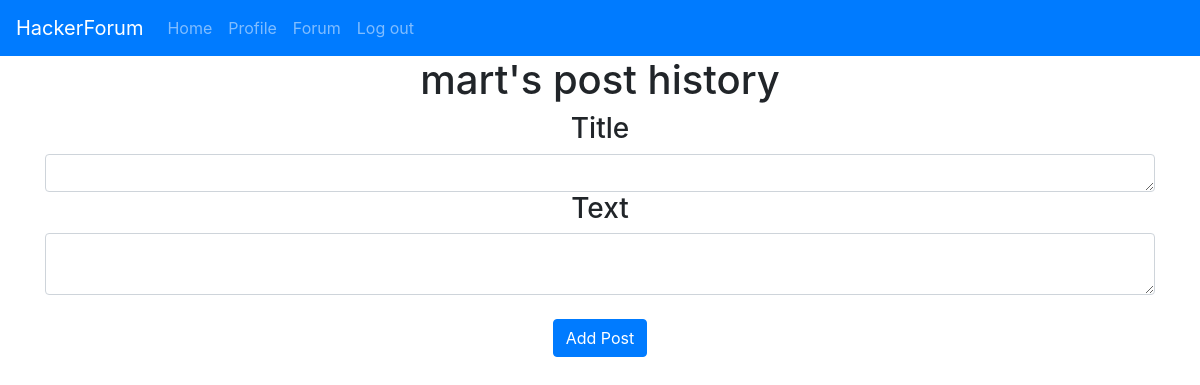
Page /posts (signed in) on the earlier database version.
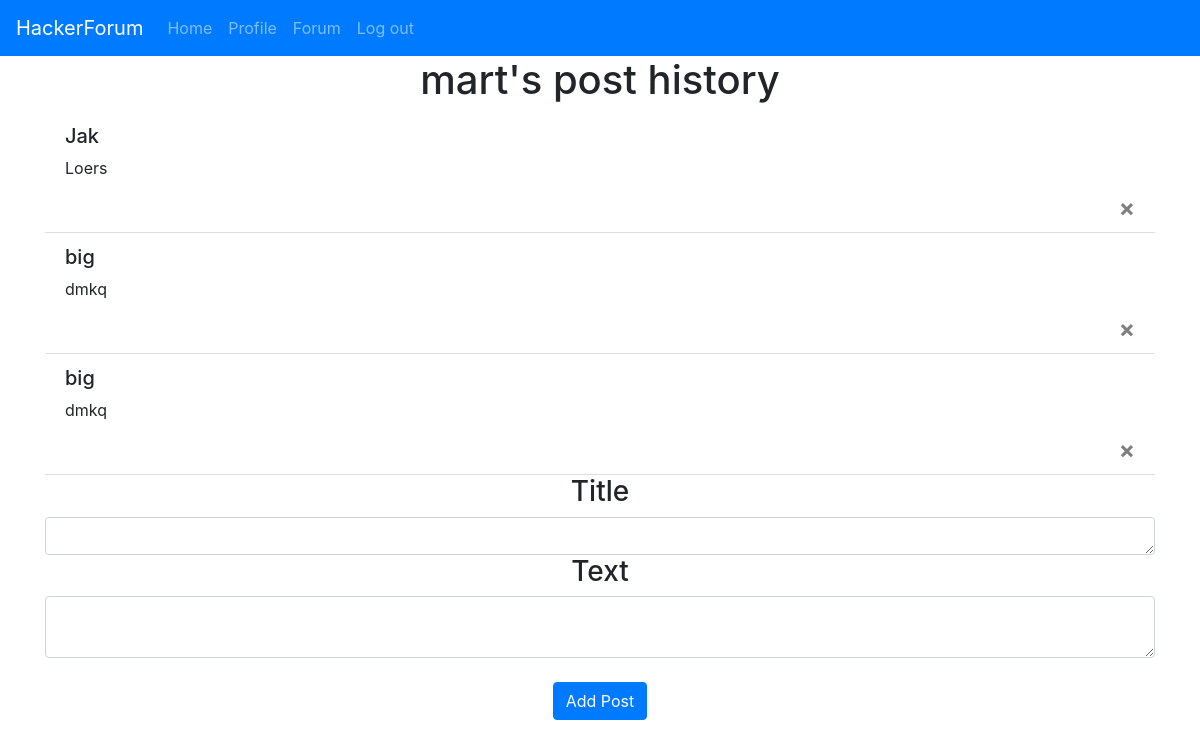
Same page on the later database version.
### website/models.py (models this page shows)
class User(db.Model, UserMixin):
    id = db.Column(db.Integer, primary_key=True)
    email = db.Column(db.String(150), unique=True)
    password = db.Column(db.String(150))
    username = db.Column(db.String(150), unique=True)
    notes = db.relationship('Note')
    posts = db.relationship('Post')

class Post(db.Model):
    id = db.Column(db.Integer, primary_key=True)
    username = db.Column(db.String(150))
    title = db.Column(db.String(255))
    content = db.Column(db.Text)
    date = db.Column(db.DateTime(timezone=True), default=func.now())
    user_id = db.Column(db.Integer, db.ForeignKey('user.id'))

### website/auth.py (the view, shortened to what this page needs)
@auth.route('/posts', methods=['GET', 'POST'])
@login_required
def posts():
    return render_template('post_history.html', user=current_user)

### website/__init__.py (called while the page is built)
def create_app():
    app = Flask(__name__)
    app.config['SECRET_KEY'] = 'abc' #Dit zorgt voor een encryptie van de data cookies en sessie data, je kan dit ook gwn disablen als het problemen veroorzaakt
    app.config['SQLALCHEMY_DATABASE_URI'] = f'sqlite:///{DB_NAME}'
    db.init_app(app)
    from .views import view
    from .auth import auth
    app.register_blueprint(view, url_prefix='/')
    app.register_blueprint(auth, url_prefix='/')
    from .models import User, Note
    create_database(app)
    login_manager = LoginManager()
    login_manager.login_view = 'auth.login'
    login_manager.init_app(app)
    @login_manager.user_loader
    def load_user(id):
        return User.query.get(int(id))
    return app

### website/templates/post_history.html
{% extends "base.html" %} {% block title %}Forum{% endblock %} {% block
content%}
<h1 align="center">{{ user.username }}'s post history</h1>
<ul class="list-group list-group-flush" id="Posts">
  {% for post in user.posts %}
  <div class="list-group-item">
    <h5>{{ post.title }}</h5>
    <p>{{ post.content }}</p>
    <button type="button" class="close" onClick="deletePost({{ post.id }})">
      <span aria-hidden="true">&times;</span>
    </button>
  </div>
  {% endfor %}
</ul>
<form method="POST">
  <h3 align="center">Title</h3>
  <textarea name="title" id="title" class="form-control" rows="1"></textarea>
  <h3 align="center">Text</h3>
  <textarea name="text" id="text" class="form-control"></textarea>
  <br \ />
  <div align="center">
    <button type="submit" class="btn btn-primary">Add Post</button>
  </div>
</form>
{% endblock %} request.form.get('post_title')

### website/templates/base.html (shortened to what this page needs)
<!DOCTYPE html>
<html>
  <head>
    <link
      rel="stylesheet"
      href="https://stackpath.bootstrapcdn.com/bootstrap/4.4.1/css/bootstrap.min.css"
    />
    <link
      rel="stylesheet"
      href="https://stackpath.bootstrapcdn.com/font-awesome/4.7.0/css/font-awesome.min.css"
    />
  </head>
  <body>
    <nav class="navbar navbar-expand-lg navbar-dark bg-primary">
      <a class="navbar-brand" href="#">HackerForum</a>
      <div class="'collapse navbar-collapse" id="navbar">
        <div class="navbar-nav">
          {% if user.is_authenticated %}
          <a class="nav-item nav-link" id="home" href="/"> Home </a>
          <a class="nav-item nav-link" id="post" href="/posts"> Profile </a>
          <a class="nav-item nav-link" id="logout" href="/forum"> Forum </a>
          <a class="nav-item nav-link" id="logout" href="/logout"> Log out </a>
          {% else %}
          <a class="nav-item nav-link" id="login" href="/login"> Login </a>
          <a class="nav-item nav-link" id="logout" href="/forum"> Forum </a>
          <a class="nav-item nav-link" id="sign-up" href="/signup"> Signup </a>
          {% endif %}
        </div>
      </div>
    </nav>
    <div class="container">{%block content%} {%endblock %}</div>
  </body>
</html>

Differences in the rows shown:
added Post: title "Jak", content "Loers"
added Post: title "big", content "dmkq"
added Post: title "big", content "dmkq"
